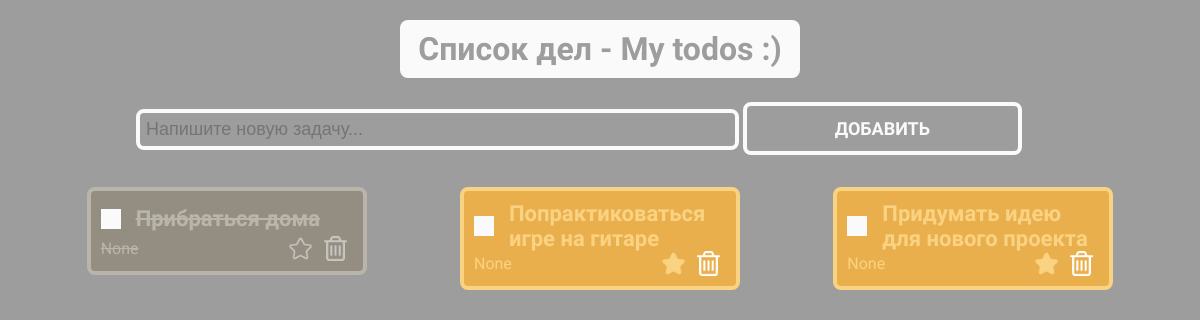
/test/, run on an earlier commit of the app's database.
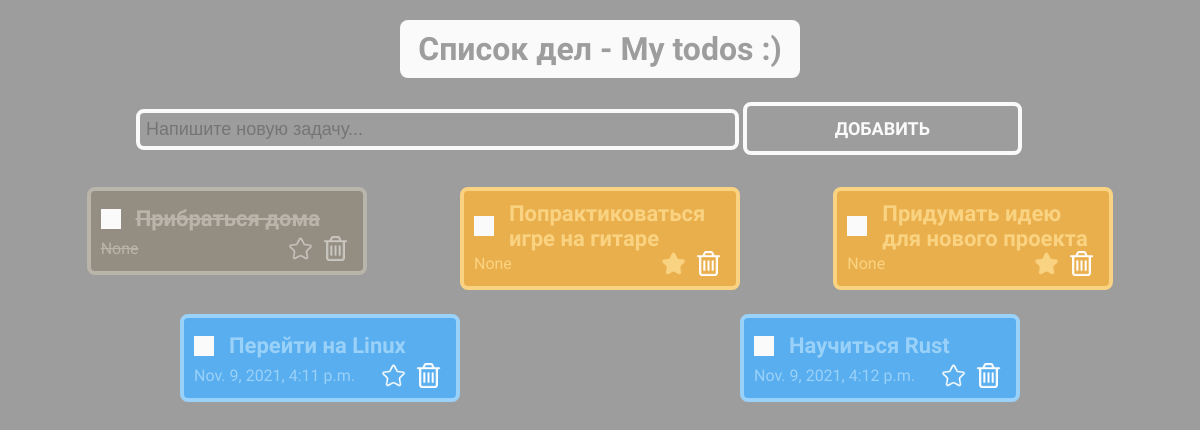
And on a later commit of the database.
### main/models.py (models this page shows)
class ToDo(models.Model):
    text = models.CharField(max_length=100)
    date_created = models.DateTimeField(auto_now_add=True)
    is_done = models.BooleanField(default=False)
    is_favorite = models.BooleanField(default=False)

### main/views.py (the view)
# urls.py: path('test/', test, name="test"),
def test(req):
    todo_list = ToDo.objects.all()
    return render(req, "test.html", { "todo_list": todo_list })

### main/templates/test.html (shortened to what this page needs)
{% load static %}
<!DOCTYPE html>
<html lang="en">
<head>
    <link rel="stylesheet" href="{% static 'style.css' %}">
    <link rel="stylesheet" href="{% static 'checkbox.css' %}">
</head>
<body>
    <section>
        <h1>Список дел - My todos :)</h1>
        <div class="todo-create-container">
            <form action="{% url 'add-todo' %}" method="post">
                <input
                    class="todo-create-input"
                    type="text"
                    placeholder="Напишите новую задачу..."
                    name="todo-input"
                />
                <button class="todo-create-button">Добавить</button>
            </form>
        </div>
        <div class="todo-items">
            {% for todo in todo_list %}
                <div class="todo-item {% if todo.is_done %}done{% elif todo.is_favorite %}marked{% endif %}">
                    <div class="todo-item-header">
                        <label class="checkbox-container">
                            <span class="checkmark"></span>
                        </label>
                        <h4>{{ todo.text }}</h4>
                    </div>
                    <div class="todo-item-footer">
                        <p>{{ todo.date_created }}</p>
                        <div class="todo-item-actions">
                            {% if todo.is_favorite %}
                                <img src="{% static 'assets/starred.png' %}" alt="Favorite">
                            {% else %}
                                <img src="{% static 'assets/unstarred.png' %}" alt="Favorite">
                            {% endif %}
                            <img src="{% static 'assets/bin.png' %}" alt="Delete">
                        </div>
                    </div>
                </div>
            {% endfor %}
        </div>
    </section>
</body>
</html>

What changed in the data, as far as the page shows it:
added ToDo: text "Перейти на Linux", date_created "Nov. 9, 2021, 4:11 p.m.", is_favorite False (drawn)
added ToDo: text "Научиться Rust", date_created "Nov. 9, 2021, 4:12 p.m.", is_favorite False (drawn)
